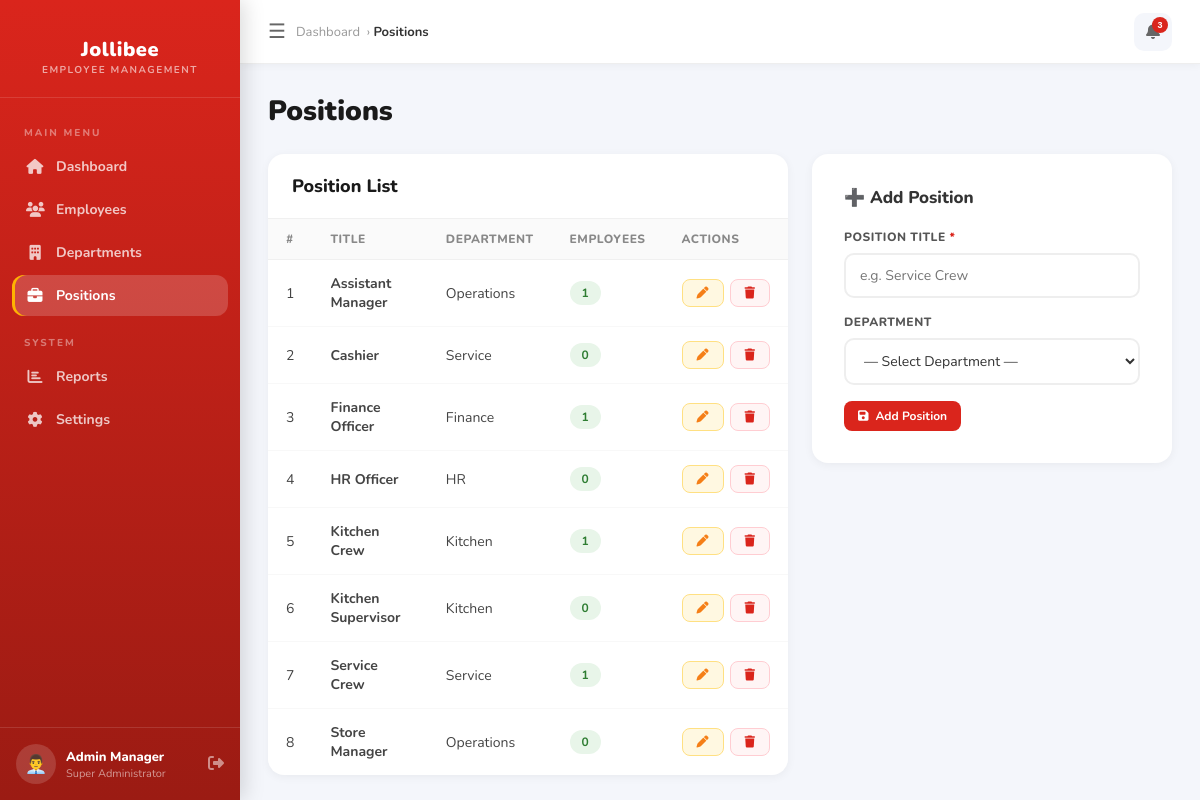
/positions.php (signed in), run on the app's committed database.
### tables this page shows
CREATE TABLE `positions` (
  `id` int(11) NOT NULL,
  `title` varchar(100) NOT NULL,
  `department_id` int(11) DEFAULT NULL,
  `description` text DEFAULT NULL,
  `created_at` timestamp NOT NULL DEFAULT current_timestamp()
);

CREATE TABLE `departments` (
  `id` int(11) NOT NULL,
  `name` varchar(100) NOT NULL,
  `description` text DEFAULT NULL,
  `created_at` timestamp NOT NULL DEFAULT current_timestamp()
);

### positions.php (the view, shortened to what this page needs)
<?php
require_once 'db.php';
$editPos = null;
$positions = $conn->query("SELECT p.*, d.name AS dept_name, COUNT(e.id) as emp_count FROM positions p LEFT JOIN departments d ON p.department_id=d.id LEFT JOIN employees e ON e.position_id=p.id GROUP BY p.id ORDER BY p.title");
include 'layout.php';
?>
<div class="page-header"><h1>Positions</h1></div>
<div style="display:grid;grid-template-columns:1fr 360px;gap:24px;align-items:start;">
  <div class="table-card">
    <div class="table-card-header"><h2>Position List</h2></div>
    <table class="data-table">
      <thead><tr><th>#</th><th>Title</th><th>Department</th><th>Employees</th><th>Actions</th></tr></thead>
      <tbody>
        <?php $n=1; while ($p=$positions->fetch_assoc()): ?>
        <tr>
          <td><?= $n++ ?></td>
          <td><strong><?= htmlspecialchars($p['title']) ?></strong></td>
          <td><?= htmlspecialchars($p['dept_name'] ?? '—') ?></td>
          <td><span class="badge badge-active"><?= $p['emp_count'] ?></span></td>
          <td>
            <div style="display:flex;gap:6px;">
              <a href="?edit=<?= $p['id'] ?>" class="btn btn-warning btn-sm"><i class="fas fa-pen"></i></a>
              <a href="?delete=<?= $p['id'] ?>" class="btn btn-danger btn-sm" onclick="return confirm('Delete this position?')"><i class="fas fa-trash"></i></a>
            </div>
          </td>
        </tr>
        <?php endwhile; ?>
      </tbody>
    </table>
  </div>
  <div class="form-card" style="max-width:100%;">
    <h3 style="font-size:17px;font-weight:800;margin-bottom:20px;"><?= $editPos ? '✏️ Edit Position' : '➕ Add Position' ?></h3>
    <form method="POST">
      <div style="margin-bottom:16px;">
        <div class="form-group-f">
          <label>Position Title <span style="color:#DA251C">*</span></label>
          <input type="text" name="title" value="<?= htmlspecialchars($editPos['title'] ?? '') ?>" placeholder="e.g. Service Crew" required>
        </div>
      </div>
      <div style="margin-bottom:16px;">
        <div class="form-group-f">
          <label>Department</label>
          <select name="department_id">
            <option value="">— Select Department —</option>
          </select>
        </div>
      </div>
      <div style="display:flex;gap:10px;">
        <button type="submit" class="btn btn-primary btn-sm"><i class="fas fa-save"></i> <?= $editPos ? 'Update' : 'Add Position' ?></button>
      </div>
    </form>
  </div>
</div>
<?php include 'layout_footer.php'; ?>

### layout.php (style rules this page uses)
*, *::before, *::after { box-sizing: border-box; margin: 0; padding: 0; }
body { font-family: 'Nunito', sans-serif; background: #f4f6fb; color: #333; display: flex; min-height: 100vh; }
.page-header { display: flex; align-items: center; justify-content: space-between; margin-bottom: 24px; }
.page-header h1 { font-size: 28px; font-weight: 900; color: #1a1a1a; }
.btn { display: inline-flex; align-items: center; gap: 7px; padding: 10px 20px; border-radius: 10px; font-family: 'Nunito', sans-serif; font-size: 14px; font-weight: 700; cursor: pointer; text-decoration: none; border: none; transition: all 0.2s; }
.btn-primary { background: #DA251C; color: #fff; }
.btn-warning { background: #fff8e1; color: #F57F17; border: 1px solid #FFE082; }
.btn-danger { background: #fff5f5; color: #DA251C; border: 1px solid #ffcdd2; }
.btn-sm { padding: 7px 14px; font-size: 12px; border-radius: 8px; }
.table-card { background: #fff; border-radius: 16px; box-shadow: 0 2px 10px rgba(0,0,0,0.05); overflow: hidden; }
.table-card-header { display: flex; align-items: center; justify-content: space-between; padding: 20px 24px; border-bottom: 1px solid #f0f0f0; flex-wrap: wrap; gap: 12px; }
.table-card-header h2 { font-size: 18px; font-weight: 800; color: #1a1a1a; }
.data-table { width: 100%; border-collapse: collapse; }
.data-table thead th { padding: 12px 18px; text-align: left; font-size: 12px; font-weight: 800; text-transform: uppercase; letter-spacing: 0.5px; color: #888; background: #fafafa; border-bottom: 1px solid #f0f0f0; }
.data-table tbody tr { border-bottom: 1px solid #f8f8f8; transition: background 0.15s; }
.data-table tbody td { padding: 14px 18px; font-size: 14px; color: #444; vertical-align: middle; }
.data-table tbody tr:last-child { border-bottom: none; }
.badge { display: inline-block; padding: 4px 12px; border-radius: 20px; font-size: 12px; font-weight: 700; }
.badge-active { background: #e8f5e9; color: #2E7D32; }
.form-card { background: #fff; border-radius: 16px; padding: 32px; box-shadow: 0 2px 10px rgba(0,0,0,0.05); max-width: 760px; }
.form-group-f { margin-bottom: 0; }
.form-group-f label { display: block; font-size: 12px; font-weight: 800; color: #555; text-transform: uppercase; letter-spacing: 0.5px; margin-bottom: 8px; }
.form-group-f input, .form-group-f select, .form-group-f textarea { width: 100%; padding: 11px 14px; border: 2px solid #eee; border-radius: 10px; font-family: 'Nunito', sans-serif; font-size: 14px; color: #333; outline: none; transition: border-color 0.2s, box-shadow 0.2s; background: #fff; }

### data on the page
positions: title "Assistant Manager", department.name "Operations", emp_count "1"
positions: title "Cashier", department.name "Service", emp_count "0"
positions: title "Finance Officer", department.name "Finance", emp_count "1"
positions: title "HR Officer", department.name "HR", emp_count "0"
positions: title "Kitchen Crew", department.name "Kitchen", emp_count "1"
positions: title "Kitchen Supervisor", department.name "Kitchen", emp_count "0"
positions: title "Service Crew", department.name "Service", emp_count "1"
positions: title "Store Manager", department.name "Operations", emp_count "0"

### other printed values
$_SESSION['admin_name'] "Admin Manager"
$_SESSION['admin_role'] "Super Administrator"
$pageTitle "Positions"
